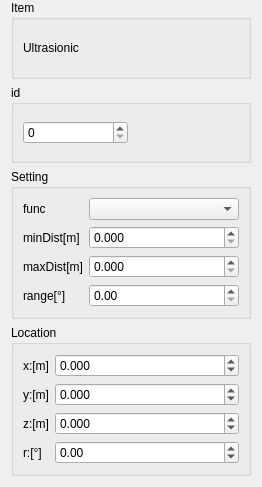
<?xml version="1.0" encoding="UTF-8"?>
<ui version="4.0">
 <class>WidgetUltrasonicSetting</class>
 <widget class="QWidget" name="WidgetUltrasonicSetting">
  <property name="geometry">
   <rect>
    <x>0</x>
    <y>0</y>
    <width>262</width>
    <height>487</height>
   </rect>
  </property>
  <property name="windowTitle">
   <string>Form</string>
  </property>
  <layout class="QVBoxLayout" name="verticalLayout">
   <property name="topMargin">
    <number>0</number>
   </property>
   <item>
    <widget class="QGroupBox" name="groupBox_4">
     <property name="title">
      <string>Item</string>
     </property>
     <layout class="QVBoxLayout" name="verticalLayout_5">
      <item>
       <widget class="QLabel" name="label">
        <property name="text">
         <string>Ultrasionic</string>
        </property>
       </widget>
      </item>
     </layout>
    </widget>
   </item>
   <item>
    <widget class="QGroupBox" name="groupBox_3">
     <property name="title">
      <string>id</string>
     </property>
     <layout class="QHBoxLayout" name="horizontalLayout">
      <item>
       <widget class="customSpinBox" name="spinBox_id">
        <property name="toolTip">
         <string>范围[0,23]</string>
        </property>
        <property name="maximum">
         <number>23</number>
        </property>
       </widget>
      </item>
      <item>
       <widget class="QLabel" name="label_Prompt">
        <property name="text">
         <string/>
        </property>
       </widget>
      </item>
     </layout>
    </widget>
   </item>
   <item>
    <widget class="QGroupBox" name="groupBox_2">
     <property name="title">
      <string>Setting</string>
     </property>
     <layout class="QHBoxLayout" name="horizontalLayout_6">
      <item>
       <layout class="QFormLayout" name="formLayout_2">
        <item row="0" column="0">
         <widget class="QLabel" name="label_func">
          <property name="toolTip">
           <string>功能</string>
          </property>
          <property name="text">
           <string>func</string>
          </property>
         </widget>
        </item>
        <item row="0" column="1">
         <widget class="customComboBox" name="comboBox_func">
          <property name="currentIndex">
           <number>-1</number>
          </property>
         </widget>
        </item>
        <item row="1" column="0">
         <widget class="QLabel" name="label_minDist">
          <property name="toolTip">
           <string>最小有效距离</string>
          </property>
          <property name="text">
           <string>minDist[m]</string>
          </property>
         </widget>
        </item>
        <item row="1" column="1">
         <layout class="QHBoxLayout" name="horizontalLayout_3">
          <item>
           <widget class="customDoubleSpinBox" name="doubleSpinBox_minDist">
            <property name="toolTip">
             <string>范围[0,maxDist]</string>
            </property>
            <property name="decimals">
             <number>3</number>
            </property>
            <property name="maximum">
             <double>10.000000000000000</double>
            </property>
            <property name="singleStep">
             <double>0.010000000000000</double>
            </property>
           </widget>
          </item>
         </layout>
        </item>
        <item row="2" column="0">
         <widget class="QLabel" name="label_maxDist">
          <property name="toolTip">
           <string>最大有效距离</string>
          </property>
          <property name="text">
           <string>maxDist[m]</string>
          </property>
         </widget>
        </item>
        <item row="2" column="1">
         <layout class="QHBoxLayout" name="horizontalLayout_4">
          <item>
           <widget class="customDoubleSpinBox" name="doubleSpinBox_maxDist">
            <property name="toolTip">
             <string>范围[minDist,10]</string>
            </property>
            <property name="decimals">
             <number>3</number>
            </property>
            <property name="maximum">
             <double>10.000000000000000</double>
            </property>
            <property name="singleStep">
             <double>0.010000000000000</double>
            </property>
           </widget>
          </item>
         </layout>
        </item>
        <item row="3" column="0">
         <widget class="QLabel" name="label_range">
          <property name="toolTip">
           <string>探测范围角度</string>
          </property>
          <property name="text">
           <string>range[°]</string>
          </property>
         </widget>
        </item>
        <item row="3" column="1">
         <layout class="QHBoxLayout" name="horizontalLayout_5">
          <item>
           <widget class="customDoubleSpinBox" name="doubleSpinBox_range">
            <property name="toolTip">
             <string>范围[0,360]</string>
            </property>
            <property name="maximum">
             <double>360.000000000000000</double>
            </property>
           </widget>
          </item>
         </layout>
        </item>
       </layout>
      </item>
     </layout>
    </widget>
   </item>
   <item>
    <widget class="QGroupBox" name="groupBox">
     <property name="title">
      <string>Location</string>
     </property>
     <layout class="QHBoxLayout" name="horizontalLayout_2">
      <item>
       <layout class="QFormLayout" name="formLayout">
        <item row="0" column="0">
         <widget class="QLabel" name="label_x">
          <property name="toolTip">
           <string>在机器人坐标系的 x 偏移</string>
          </property>
          <property name="text">
           <string>x:[m]</string>
          </property>
         </widget>
        </item>
        <item row="0" column="1">
         <widget class="customDoubleSpinBox" name="doubleSpinBox_x">
          <property name="decimals">
           <number>3</number>
          </property>
          <property name="minimum">
           <double>-10.000000000000000</double>
          </property>
          <property name="maximum">
           <double>10.000000000000000</double>
          </property>
          <property name="singleStep">
           <double>0.010000000000000</double>
          </property>
         </widget>
        </item>
        <item row="1" column="0">
         <widget class="QLabel" name="label_y">
          <property name="toolTip">
           <string>在机器人坐标系的 y 偏移</string>
          </property>
          <property name="text">
           <string>y:[m]</string>
          </property>
         </widget>
        </item>
        <item row="1" column="1">
         <widget class="customDoubleSpinBox" name="doubleSpinBox_y">
          <property name="decimals">
           <number>3</number>
          </property>
          <property name="minimum">
           <double>-10.000000000000000</double>
          </property>
          <property name="maximum">
           <double>10.000000000000000</double>
          </property>
          <property name="singleStep">
           <double>0.010000000000000</double>
          </property>
         </widget>
        </item>
        <item row="2" column="0">
         <widget class="QLabel" name="label_z">
          <property name="toolTip">
           <string>在机器人坐标系的 z 偏移</string>
          </property>
          <property name="text">
           <string>z:[m]</string>
          </property>
         </widget>
        </item>
        <item row="2" column="1">
         <widget class="customDoubleSpinBox" name="doubleSpinBox_z">
          <property name="decimals">
           <number>3</number>
          </property>
          <property name="minimum">
           <double>-10.000000000000000</double>
          </property>
          <property name="maximum">
           <double>10.000000000000000</double>
          </property>
          <property name="singleStep">
           <double>0.010000000000000</double>
          </property>
         </widget>
        </item>
        <item row="3" column="0">
         <widget class="QLabel" name="label_r">
          <property name="toolTip">
           <string>在机器人坐标系的朝向角</string>
          </property>
          <property name="text">
           <string>r:[°]</string>
          </property>
         </widget>
        </item>
        <item row="3" column="1">
         <widget class="customDoubleSpinBox" name="doubleSpinBox_r">
          <property name="toolTip">
           <string>范围[-180,180]</string>
          </property>
          <property name="decimals">
           <number>2</number>
          </property>
          <property name="minimum">
           <double>-180.000000000000000</double>
          </property>
          <property name="maximum">
           <double>180.000000000000000</double>
          </property>
          <property name="singleStep">
           <double>1.000000000000000</double>
          </property>
         </widget>
        </item>
       </layout>
      </item>
     </layout>
    </widget>
   </item>
  </layout>
 </widget>
 <customwidgets>
  <customwidget>
   <class>customComboBox</class>
   <extends>QComboBox</extends>
   <header>ModelCustomWidget.h</header>
  </customwidget>
  <customwidget>
   <class>customDoubleSpinBox</class>
   <extends>QDoubleSpinBox</extends>
   <header>ModelCustomWidget.h</header>
  </customwidget>
  <customwidget>
   <class>customSpinBox</class>
   <extends>QSpinBox</extends>
   <header>ModelCustomWidget.h</header>
  </customwidget>
 </customwidgets>
 <resources/>
 <connections/>
</ui>
